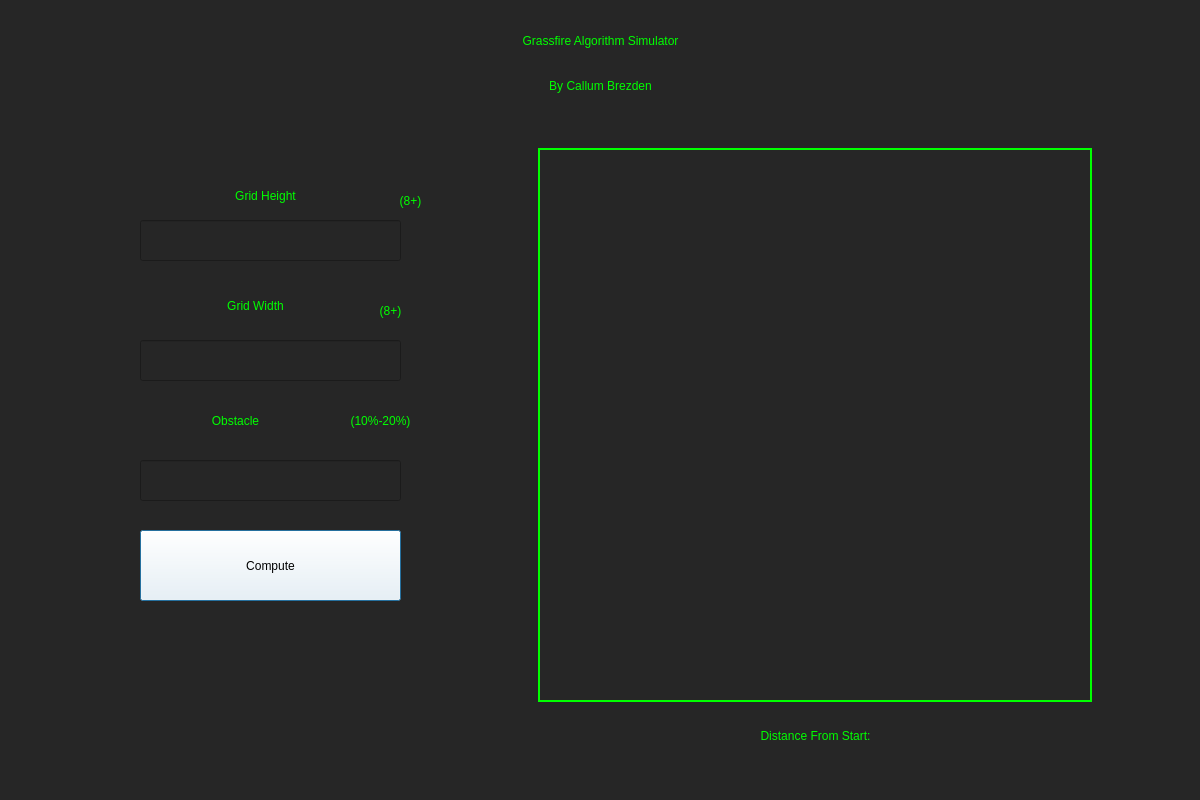
<?xml version="1.0" encoding="UTF-8"?>
<ui version="4.0">
 <class>Dialog</class>
 <widget class="QDialog" name="Dialog">
  <property name="geometry">
   <rect>
    <x>0</x>
    <y>0</y>
    <width>1200</width>
    <height>800</height>
   </rect>
  </property>
  <property name="windowTitle">
   <string>Dialog</string>
  </property>
  <property name="styleSheet">
   <string notr="true">background-color: rgb(38, 38, 38);</string>
  </property>
  <widget class="QLabel" name="label">
   <property name="geometry">
    <rect>
     <x>-10</x>
     <y>0</y>
     <width>1221</width>
     <height>81</height>
    </rect>
   </property>
   <property name="styleSheet">
    <string notr="true">display: flex;
align-items: center;
justify-content: center;
color: rgb(0, 255, 0);
font: 50px &quot;Lucida Console&quot;;</string>
   </property>
   <property name="text">
    <string>Grassfire Algorithm Simulator</string>
   </property>
   <property name="alignment">
    <set>Qt::AlignCenter</set>
   </property>
  </widget>
  <widget class="QLabel" name="label_2">
   <property name="geometry">
    <rect>
     <x>0</x>
     <y>70</y>
     <width>1201</width>
     <height>31</height>
    </rect>
   </property>
   <property name="styleSheet">
    <string notr="true">display: flex;
align-items: center;
justify-content: center;
color: rgb(0, 255, 0);
font: 20px &quot;Lucida Console&quot;;</string>
   </property>
   <property name="text">
    <string>By Callum Brezden</string>
   </property>
   <property name="alignment">
    <set>Qt::AlignCenter</set>
   </property>
  </widget>
  <widget class="QLabel" name="label_3">
   <property name="geometry">
    <rect>
     <x>150</x>
     <y>290</y>
     <width>211</width>
     <height>31</height>
    </rect>
   </property>
   <property name="styleSheet">
    <string notr="true">display: flex;
align-items: center;
justify-content: center;
color: rgb(0, 255, 0);
font: 35px &quot;Lucida Console&quot;;</string>
   </property>
   <property name="text">
    <string>Grid Width</string>
   </property>
   <property name="alignment">
    <set>Qt::AlignCenter</set>
   </property>
  </widget>
  <widget class="QLabel" name="label_4">
   <property name="geometry">
    <rect>
     <x>150</x>
     <y>180</y>
     <width>231</width>
     <height>31</height>
    </rect>
   </property>
   <property name="styleSheet">
    <string notr="true">display: flex;
align-items: center;
justify-content: center;
color: rgb(0, 255, 0);
font: 35px &quot;Lucida Console&quot;;</string>
   </property>
   <property name="text">
    <string>Grid Height</string>
   </property>
   <property name="alignment">
    <set>Qt::AlignCenter</set>
   </property>
  </widget>
  <widget class="QLineEdit" name="gridWidthText">
   <property name="geometry">
    <rect>
     <x>140</x>
     <y>220</y>
     <width>261</width>
     <height>41</height>
    </rect>
   </property>
   <property name="styleSheet">
    <string notr="true">font: 12pt &quot;Lucida Console&quot;;
color: rgb(255, 255, 255);</string>
   </property>
   <property name="alignment">
    <set>Qt::AlignCenter</set>
   </property>
  </widget>
  <widget class="QPushButton" name="computeButton">
   <property name="geometry">
    <rect>
     <x>140</x>
     <y>530</y>
     <width>261</width>
     <height>71</height>
    </rect>
   </property>
   <property name="styleSheet">
    <string notr="true">background-color: rgb(255, 255, 255);
font: 18pt &quot;Lucida Console&quot;;</string>
   </property>
   <property name="text">
    <string>Compute</string>
   </property>
  </widget>
  <widget class="QLabel" name="obstacle">
   <property name="geometry">
    <rect>
     <x>150</x>
     <y>400</y>
     <width>171</width>
     <height>41</height>
    </rect>
   </property>
   <property name="styleSheet">
    <string notr="true">display: flex;
align-items: center;
justify-content: center;
color: rgb(0, 255, 0);
font: 35px &quot;Lucida Console&quot;;</string>
   </property>
   <property name="text">
    <string>Obstacle</string>
   </property>
   <property name="alignment">
    <set>Qt::AlignCenter</set>
   </property>
  </widget>
  <widget class="QLabel" name="obstacle_2">
   <property name="geometry">
    <rect>
     <x>330</x>
     <y>410</y>
     <width>101</width>
     <height>21</height>
    </rect>
   </property>
   <property name="styleSheet">
    <string notr="true">display: flex;
align-items: center;
justify-content: center;
color: rgb(0, 255, 0);
font: 18px &quot;Lucida Console&quot;;</string>
   </property>
   <property name="text">
    <string>(10%-20%)</string>
   </property>
   <property name="alignment">
    <set>Qt::AlignCenter</set>
   </property>
  </widget>
  <widget class="QLabel" name="gridPhoto">
   <property name="geometry">
    <rect>
     <x>538</x>
     <y>148</y>
     <width>554</width>
     <height>554</height>
    </rect>
   </property>
   <property name="styleSheet">
    <string notr="true">border-color: rgb(0, 255, 0);
border-style: solid;
 border-width: 2px;</string>
   </property>
   <property name="text">
    <string/>
   </property>
  </widget>
  <widget class="QLineEdit" name="gridHeightText">
   <property name="geometry">
    <rect>
     <x>140</x>
     <y>340</y>
     <width>261</width>
     <height>41</height>
    </rect>
   </property>
   <property name="styleSheet">
    <string notr="true">font: 12pt &quot;Lucida Console&quot;;
color: rgb(255, 255, 255);</string>
   </property>
   <property name="alignment">
    <set>Qt::AlignCenter</set>
   </property>
  </widget>
  <widget class="QLineEdit" name="obstacleText">
   <property name="geometry">
    <rect>
     <x>140</x>
     <y>460</y>
     <width>261</width>
     <height>41</height>
    </rect>
   </property>
   <property name="styleSheet">
    <string notr="true">font: 12pt &quot;Lucida Console&quot;;
color: rgb(255, 255, 255);</string>
   </property>
   <property name="alignment">
    <set>Qt::AlignCenter</set>
   </property>
  </widget>
  <widget class="QLabel" name="obstacle_3">
   <property name="geometry">
    <rect>
     <x>370</x>
     <y>300</y>
     <width>41</width>
     <height>21</height>
    </rect>
   </property>
   <property name="styleSheet">
    <string notr="true">display: flex;
align-items: center;
justify-content: center;
color: rgb(0, 255, 0);
font: 18px &quot;Lucida Console&quot;;</string>
   </property>
   <property name="text">
    <string>(8+)</string>
   </property>
   <property name="alignment">
    <set>Qt::AlignCenter</set>
   </property>
  </widget>
  <widget class="QLabel" name="obstacle_4">
   <property name="geometry">
    <rect>
     <x>390</x>
     <y>190</y>
     <width>41</width>
     <height>21</height>
    </rect>
   </property>
   <property name="styleSheet">
    <string notr="true">display: flex;
align-items: center;
justify-content: center;
color: rgb(0, 255, 0);
font: 18px &quot;Lucida Console&quot;;</string>
   </property>
   <property name="text">
    <string>(8+)</string>
   </property>
   <property name="alignment">
    <set>Qt::AlignCenter</set>
   </property>
  </widget>
  <widget class="QLabel" name="distance">
   <property name="geometry">
    <rect>
     <x>540</x>
     <y>720</y>
     <width>551</width>
     <height>31</height>
    </rect>
   </property>
   <property name="styleSheet">
    <string notr="true">display: flex;
align-items: center;
justify-content: center;
color: rgb(0, 255, 0);
font: 25px &quot;Lucida Console&quot;;</string>
   </property>
   <property name="text">
    <string>Distance From Start:</string>
   </property>
   <property name="alignment">
    <set>Qt::AlignCenter</set>
   </property>
  </widget>
 </widget>
 <resources/>
 <connections/>
</ui>
